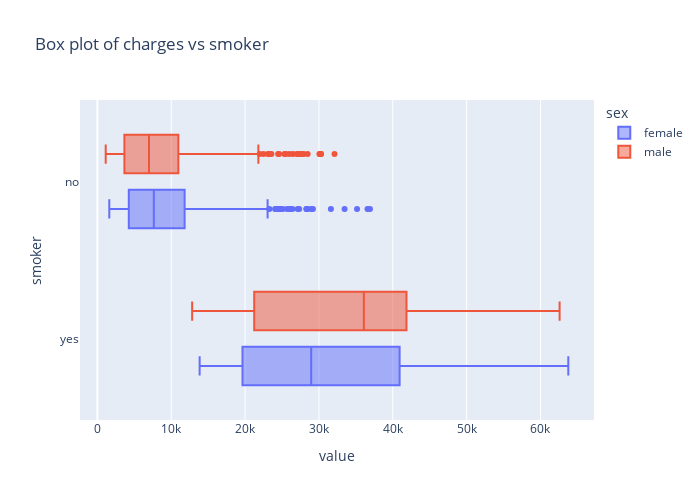

Write notebook code for a chart like this one.
### Code cell
fig = px.box(df, x=['charges'],y=df['smoker'],color = 'sex',title = 'Box plot of charges vs smoker',width = 700, height= 500)

fig.show()

### Figure 1 — Plotly figure (JSON) as saved in the notebook; plotly's stock layout.template omitted (floating-point values rounded to 4 significant figures; data arrays with more than 128 entries replaced by an {"elided": "..."} marker saying what was removed)
{"data": [{"alignmentgroup": "True", "hovertemplate": "sex=female<br>value=%{x}<br>smoker=%{y}<extra></extra>", "legendgroup": "female", "marker": {"color": "#636efa"}, "name": "female", "notched": false, "offsetgroup": "female", "orientation": "h", "showlegend": true, "type": "box", "x": {"elided": "662 float values"}, "x0": " ", "xaxis": "x", "y": {"elided": "662 str values"}, "y0": " ", "yaxis": "y"}, {"alignmentgroup": "True", "hovertemplate": "sex=male<br>value=%{x}<br>smoker=%{y}<extra></extra>", "legendgroup": "male", "marker": {"color": "#EF553B"}, "name": "male", "notched": false, "offsetgroup": "male", "orientation": "h", "showlegend": true, "type": "box", "x": {"elided": "676 float values"}, "x0": " ", "xaxis": "x", "y": {"elided": "676 str values"}, "y0": " ", "yaxis": "y"}], "layout": {"boxmode": "group", "height": 500, "legend": {"title": {"text": "sex"}, "tracegroupgap": 0}, "title": {"text": "Box plot of charges vs smoker"}, "width": 700, "xaxis": {"anchor": "y", "domain": [0, 1], "title": {"text": "value"}}, "yaxis": {"anchor": "x", "domain": [0, 1], "title": {"text": "smoker"}}}}
